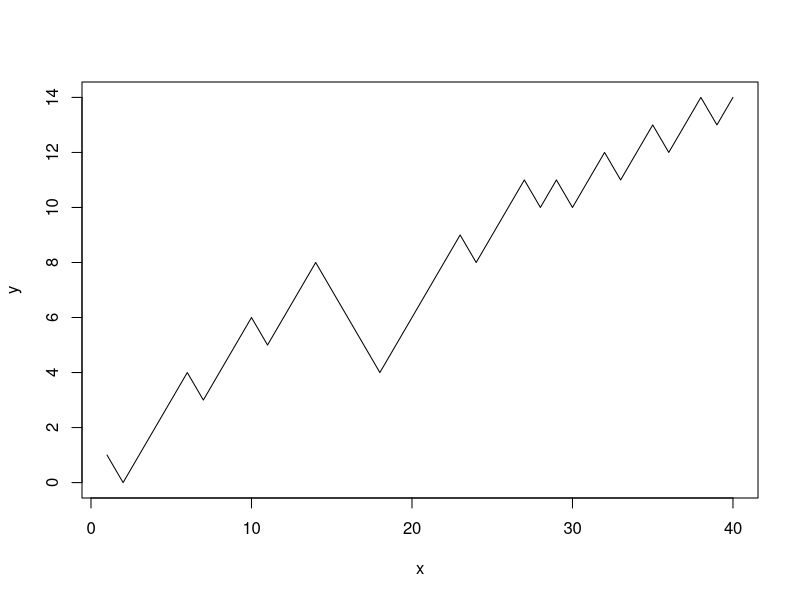

Generate this figure with R:

#' Example 1.4 (Heads or Tails)
#' Peter and Paul play a game called heads or tails.
#' In this game, a fair coin is tossed a sequence of times.
#' Each time a head comes up Peter wins 1 penny from Paul,
#' and each time a tail comes up Peter loses 1 penny to Paul.
#' Note: This program may show Peter's winnings

n = 40        # the number of game
x = c(1:n)    # x axis for graph
y = rep(0, n) # y axis for graph (Peter's winnings)
peter = 0     # peter's winnings
for (i in 1:n) {
  if (runif(1) < 1 / 2) { # if a head comes up
    peter = peter + 1     # Peter gets 1 penny
  } else {                # if a tail comes up
    peter = peter - 1     # Peter loses 1 penny
  }
  y[i] = peter            # record Peter's winnings
}

plot(x, y, type='l') # then, draw the graph
